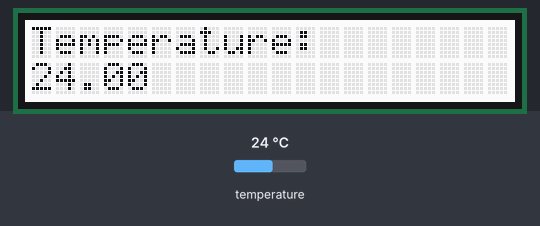
A sketch run on a simulated Arduino Uno, built with avr-gcc and run on an emulated ATmega328P. On the bench: 20×2 character LCD. Inputs (shaded band) come from the test bench; at power-on: temperature 24 °C.

Above: at 1.2 s.
1.3 s: temperature set to 12 °C
At 2.8 s:
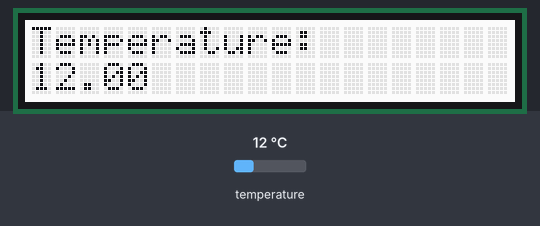
3.1 s: temperature set to 19 °C
At 4.0 s:
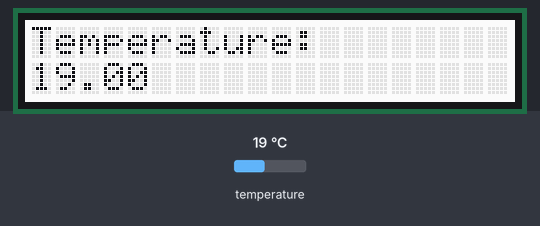
4.7 s: temperature set to 28 °C
At 5.1 s:
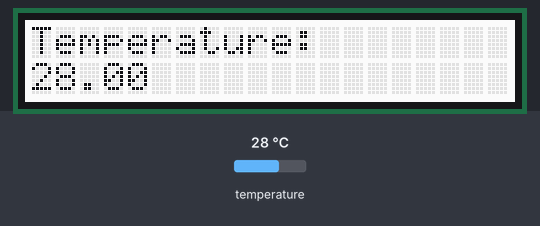
Timing chart, 0 to 7.7 s (numbered marks = the images above; inputs shaded):
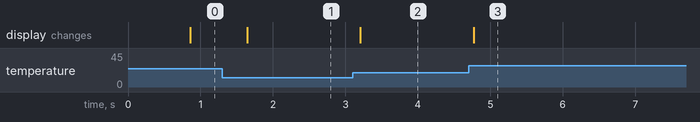

Measured:
- after the input at 1.3 s, the display: changes after 0.34 s (image 1)
- after the input at 3.1 s, the display: changes after 0.11 s (image 2)
- after the input at 4.7 s, the display: changes after 0.07 s (image 3)

The sketch:

TemperatureDisplay.ino
```cpp
/*
  Temperature Display

  This example shows how to show the measured temperature on a connected Display

  The circuit:
  - Display attached via ports SV, 2, 3 and GRD.
  - Temperature measurement system attached via port 7.

  created 29 September 2023
  by Florian Meyhak
*/

// Include the libraries we need
#include <OneWire.h>
#include <DallasTemperature.h>
#include <Wire.h>
#include <Adafruit_RGBLCDShield.h>
#include <utility/Adafruit_MCP23017.h>

// Data wire is plugged into port 7 on the Arduino
#define ONE_WIRE_BUS 7

// The shield uses the I2C SCL and SDA pins. On classic Arduinos
// this is Analog 4 and 5 so you can't use those for analogRead() anymore
// However, you can connect other I2C sensors to the I2C bus and share
// the I2C bus.
Adafruit_RGBLCDShield lcd = Adafruit_RGBLCDShield();

// Setup a oneWire instance to communicate with any OneWire devices (not just Maxim/Dallas temperature ICs)
OneWire oneWire(ONE_WIRE_BUS);

// Pass our oneWire reference to Dallas Temperature.
DallasTemperature sensors(&oneWire);

// These #defines make it easy to set the backlight color
#define RED 0x1
#define YELLOW 0x3
#define GREEN 0x2
#define TEAL 0x6
#define BLUE 0x4
#define VIOLET 0x5
#define WHITE 0x7

/*
 * The setup function. We only start the sensors here
 */
void setup(void)
{
  // start serial port
  Serial.begin(9600);

  // Start up the library
  sensors.begin();

  // set up the LCD's number of columns and rows:
  lcd.begin(20, 2);
  lcd.setBacklight(WHITE);
}


/*
 * Main function, get and show the temperature
 */
void loop(void)
{
  //Import Button Data
  uint8_t buttons = lcd.readButtons();

  // call sensors.requestTemperatures() to issue a global temperature
  // request to all devices on the bus
  lcd.setCursor(0, 0); // Write in top row
  lcd.print("Temperature:");

  sensors.requestTemperatures(); // Send the command to get temperatures

  // After we got the temperatures, we can print them here.
  // We use the function ByIndex, and as an example get the temperature from the first sensor only.
  float tempC = sensors.getTempCByIndex(0);

  // Check if reading was successful
  if(tempC != DEVICE_DISCONNECTED_C)
  {
    lcd.setCursor(0, 1); //Write in bottom row
    lcd.print(tempC); //put in measure temperatures
  }
  else
  {
    lcd.print("Error: Could not read temperature data"); //give out error warning
  }
}
```
